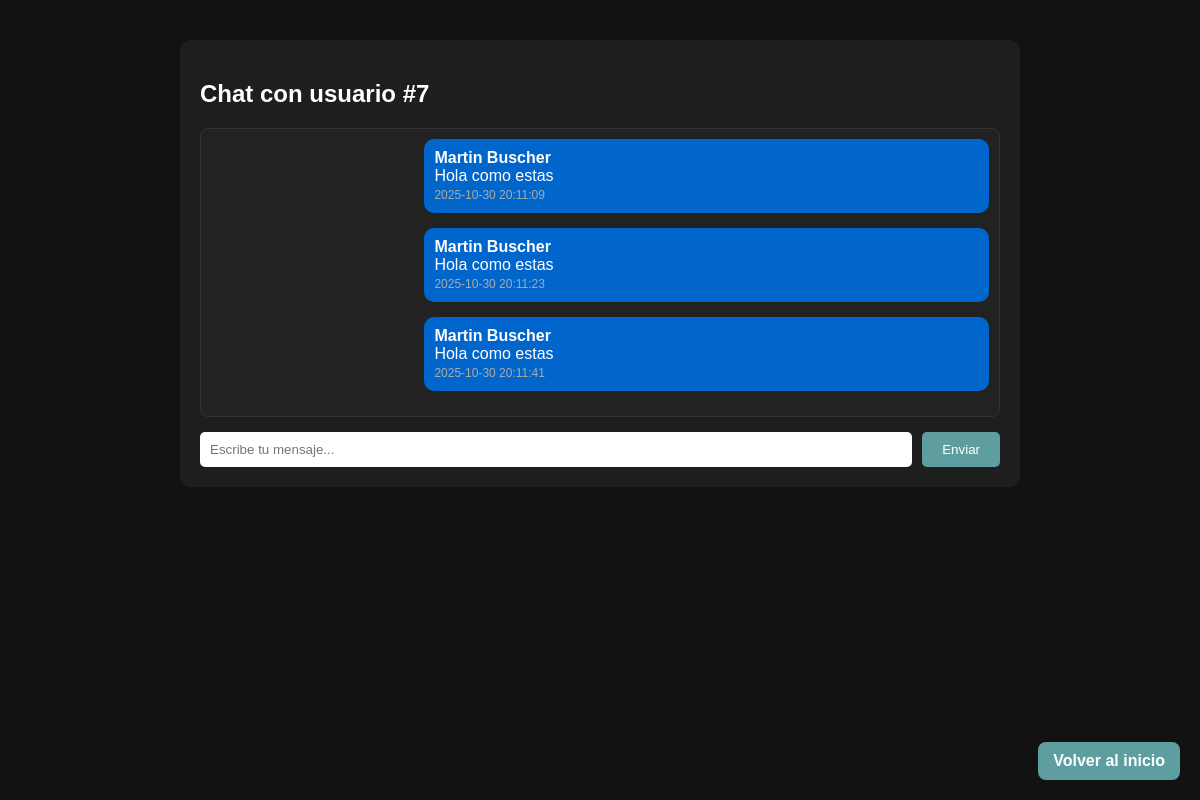
The page /chat.php?id_receptor=7 (signed in) on the database its author committed.
### tables this page shows
CREATE TABLE `mensajes` (
  `id_mensaje` int(11) NOT NULL,
  `contenido` varchar(200) NOT NULL,
  `id_receptor` int(11) NOT NULL,
  `id_emisor` int(11) NOT NULL,
  `fecha` datetime NOT NULL
);

CREATE TABLE `usuarios` (
  `id_usuario` int(11) NOT NULL,
  `nombre` varchar(50) NOT NULL,
  `apellido` varchar(50) NOT NULL,
  `email` varchar(50) NOT NULL,
  `tipo_usuario` varchar(50) NOT NULL,
  `fecha_registro` datetime NOT NULL,
  `contrasena` varchar(250) NOT NULL,
  `cv` varchar(255) DEFAULT NULL
);

### mensajesController.php (called while the page is built, shortened)
<?php
class MensajesController {
    private $pdo;
    public function __construct($pdo) {
        $this->pdo = $pdo;
    }
    public function getConversacion($id_emisor, $id_receptor) {
        $stmt = $this->pdo->prepare("
            SELECT m.*, u.nombre, u.apellido
            FROM mensajes m
            INNER JOIN usuarios u ON m.id_emisor = u.id_usuario
            WHERE (m.id_emisor = ? AND m.id_receptor = ?)
               OR (m.id_emisor = ? AND m.id_receptor = ?)
            ORDER BY m.fecha ASC
        ");
        $stmt->execute([$id_emisor, $id_receptor, $id_receptor, $id_emisor]);
        return $stmt->fetchAll(PDO::FETCH_ASSOC);
    }
}
?>

### chat.php (the view, shortened to what this page needs)
<?php
require 'db.php';
require 'mensajesController.php';
$mensajesController = new MensajesController($pdo);
$id_emisor = $_SESSION['id_usuario'];
$id_receptor = $_GET['id_receptor'] ?? null;
$mensajes = $mensajesController->getConversacion($id_emisor, $id_receptor);
?>
<!DOCTYPE html>
<html lang="es">
<head>
</head>
<body>
<div class="chat-container">
    <h2>Chat con usuario #<?php echo htmlspecialchars($id_receptor); ?></h2>
    <div class="mensajes">
        <?php foreach ($mensajes as $m): ?>
            <div class="mensaje <?php echo $m['id_emisor'] == $id_emisor ? 'propietario' : 'ajeno'; ?>">
                <strong><?php echo htmlspecialchars($m['nombre'] . ' ' . $m['apellido']); ?></strong><br>
                <?php echo nl2br(htmlspecialchars($m['contenido'])); ?><br>
                <small><?php echo htmlspecialchars($m['fecha']); ?></small>
            </div>
        <?php endforeach; ?>
    </div>
    <form method="POST">
        <input type="text" name="contenido" placeholder="Escribe tu mensaje..." required>
        <button type="submit">Enviar</button>
    </form>
</div>
<a href="index.php" class="volver">Volver al inicio</a>
</body>
</html>

### chat.php (style rules this page uses)
body { font-family: Arial, sans-serif; background-color: #121212; color: white; margin: 0; padding: 0; }
.chat-container { width: 90%; max-width: 800px; margin: 40px auto; background-color: #1e1e1e; border-radius: 10px; padding: 20px; }
.mensajes { max-height: 400px; overflow-y: auto; border: 1px solid #333; padding: 10px; background-color: #222; border-radius: 8px; }
.mensaje { margin-bottom: 15px; padding: 10px; border-radius: 10px; max-width: 70%; }
.mensaje.propietario { background-color: #0066cc; align-self: flex-end; margin-left: auto; }
.mensaje small { color: #aaa; font-size: 12px; }
form { margin-top: 15px; display: flex; gap: 10px; }
input[type="text"] { flex: 1; padding: 10px; border-radius: 5px; border: none; }
button { padding: 10px 20px; background-color: cadetblue; color: white; border: none; border-radius: 5px; cursor: pointer; }
.volver { position: fixed; bottom: 20px; right: 20px; background-color: cadetblue; color: white; padding: 10px 15px; border-radius: 8px; text-decoration: none; font-weight: bold; }

### rows shown on the page
mensajes: id_emisor.apellido "Martin Buscher", contenido "Hola como estas", fecha "2025-10-30 20:11:09"
mensajes: id_emisor.apellido "Martin Buscher", contenido "Hola como estas", fecha "2025-10-30 20:11:23"
mensajes: id_emisor.apellido "Martin Buscher", contenido "Hola como estas", fecha "2025-10-30 20:11:41"

### other values the page prints
$id_receptor "7"
